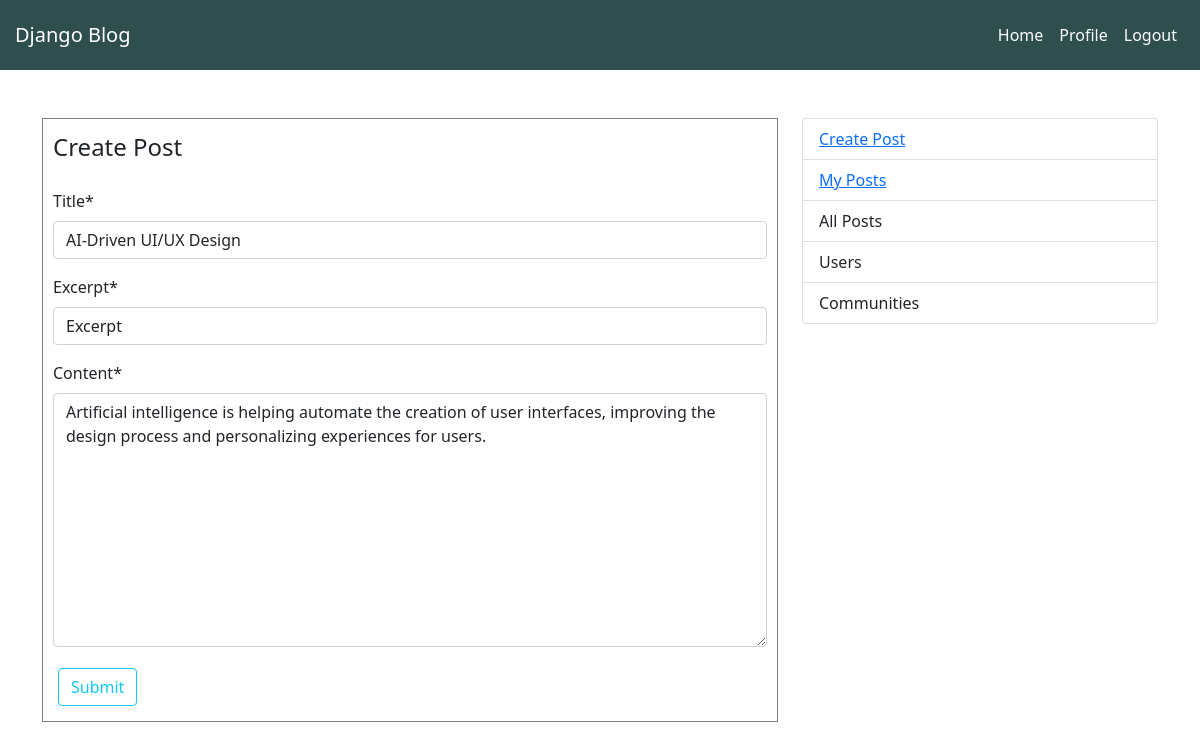
The page /post/update/22/ (signed in) on the database its author committed.
### newblog/models.py (models this page shows, shortened)
class Post(models.Model):
    title = models.CharField(max_length=200)
    excerpt = models.CharField(default="Excerpt", max_length=200)
    content = models.TextField()
    date_posted = models.DateTimeField(default=timezone.now)
    author = models.ForeignKey(User, on_delete=models.CASCADE)

### newblog/views.py (the view)
# urls.py: path('post/update/<int:pk>/', login_required(views.PostUpdateView.as_view()), name='post-update'),
class PostUpdateView( UserPassesTestMixin, UpdateView):
    model = Post
    fields = ['title','excerpt', 'content']
    template_name = "newblog/create_post.html"
    def test_func(self):
        post = self.get_object()
        if self.request.user == post.author:
            return True
        return False

### newblog/templates/newblog/create_post.html (shortened to what this page needs)
{% extends "newblog/base.html" %}
{% load crispy_forms_tags %}
{% block content %}
<div class="auth-form">
    <form method="POST">
        <fieldset class="form-group">
            <legend class="'border-bottom mb-4">Create Post</legend>
            {{ form | crispy }}
        </fieldset>
        <div class="form-group" style="padding: 5px;">
            <button class="btn btn-outline-info" type="submit">Submit</button>
        </div>
    </form>
</div>
{% endblock content %}

### newblog/templates/static/newblog/main.css (style rules this page uses)
.auth-form { border: solid 1px gray; padding:10px; }

### rows shown on the page
Post: title "AI-Driven UI/UX Design", excerpt "Excerpt", content "Artificial intelligence is helping automate the creation of user interfaces, improving the design process and personalizing experiences for users."
